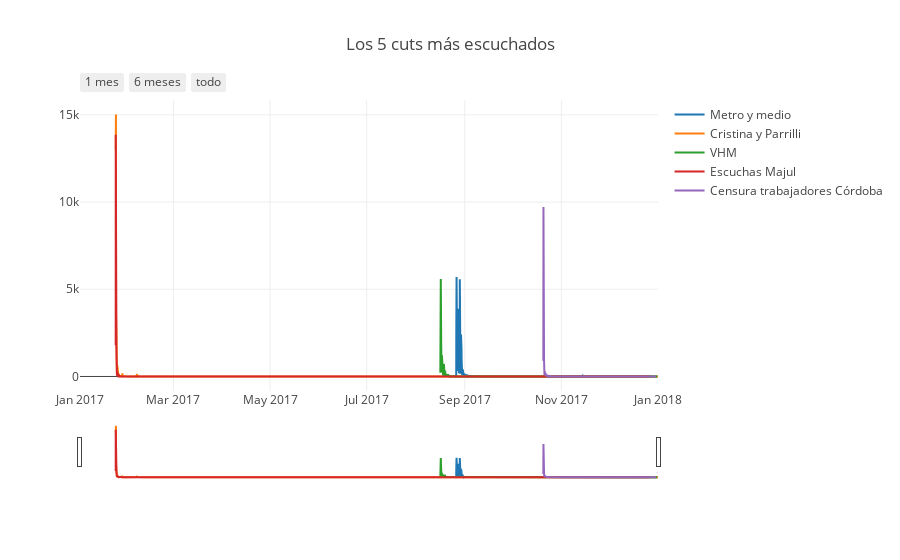

Notebook source saved alongside this figure:
### Markdown cell above
# ¿Cómo fueron las reproducciones de los cuts más populares?

Para finalizar, se vio que el audio de Metro y Medio fue el que más reproducciones recibió, junto a otros, veamos cómo se distribuyeron a lo largo del tiempo.

### Code cell
csv = pd.read_csv('queries/radiocut_metromedio_timeline.csv', parse_dates=['time'])
metromedio = go.Scatter(x=csv['time'], 
                        y=csv['plays'],
                        name='Metro y medio')

csv = pd.read_csv('queries/radiocut_cristina_parrili_timeline.csv', parse_dates=['time'])
cristina = go.Scatter(x=csv['time'],
                      y=csv['plays'],
                      name='Cristina y Parrilli')

csv = pd.read_csv('queries/radiocut_vhm_timeline.csv', parse_dates=['time'])
vhm = go.Scatter(x=csv['time'], 
                 y=csv['plays'],
                 name='VHM')

csv = pd.read_csv('queries/radiocut_escuchas_majul_timeline.csv', parse_dates=['time'])
majul = go.Scatter(x=csv['time'], 
                   y=csv['plays'],
                   name='Escuchas Majul')

csv = pd.read_csv('queries/radiocut_censura_trabajadores_timeline.csv', parse_dates=['time'])
cordoba = go.Scatter(x=csv['time'], 
                     y=csv['plays'],
                     name='Censura trabajadores Córdoba')

data = [metromedio, cristina, vhm, majul, cordoba]

layout = dict(
    title='Los 5 cuts más escuchados',
    xaxis=dict(
        range=['2017-01-01', '2018-01-01'],
        rangeselector=dict(
            buttons=list([
                dict(count=1,
                     label='1 mes',
                     step='month',
                     stepmode='backward'),
                dict(count=6,
                     label='6 meses',
                     step='month',
                     stepmode='backward'),
                dict(label='todo',
                     step='all')
            ])
        ),
        rangeslider=dict(),
        type='date'
    )
)

fig = dict(data=data, layout=layout)

iplot(fig)

### Figure 1 — Plotly figure (JSON) as saved in the notebook; plotly's stock layout.template omitted (floating-point values rounded to 4 significant figures; data arrays with more than 128 entries replaced by an {"elided": "..."} marker saying what was removed)
{"data": [{"name": "Metro y medio", "type": "scatter", "x": {"elided": "1560 str values"}, "y": {"elided": "1560 int values"}}, {"name": "Cristina y Parrilli", "type": "scatter", "x": {"elided": "915 str values"}, "y": {"elided": "915 int values"}}, {"name": "VHM", "type": "scatter", "x": {"elided": "861 str values"}, "y": {"elided": "861 int values"}}, {"name": "Escuchas Majul", "type": "scatter", "x": {"elided": "520 str values"}, "y": {"elided": "520 int values"}}, {"name": "Censura trabajadores Córdoba", "type": "scatter", "x": {"elided": "642 str values"}, "y": {"elided": "642 int values"}}], "layout": {"title": "Los 5 cuts más escuchados", "xaxis": {"range": ["2017-01-01", "2018-01-01"], "rangeselector": {"buttons": [{"count": 1, "label": "1 mes", "step": "month", "stepmode": "backward"}, {"count": 6, "label": "6 meses", "step": "month", "stepmode": "backward"}, {"label": "todo", "step": "all"}]}, "rangeslider": {}, "type": "date"}}}
